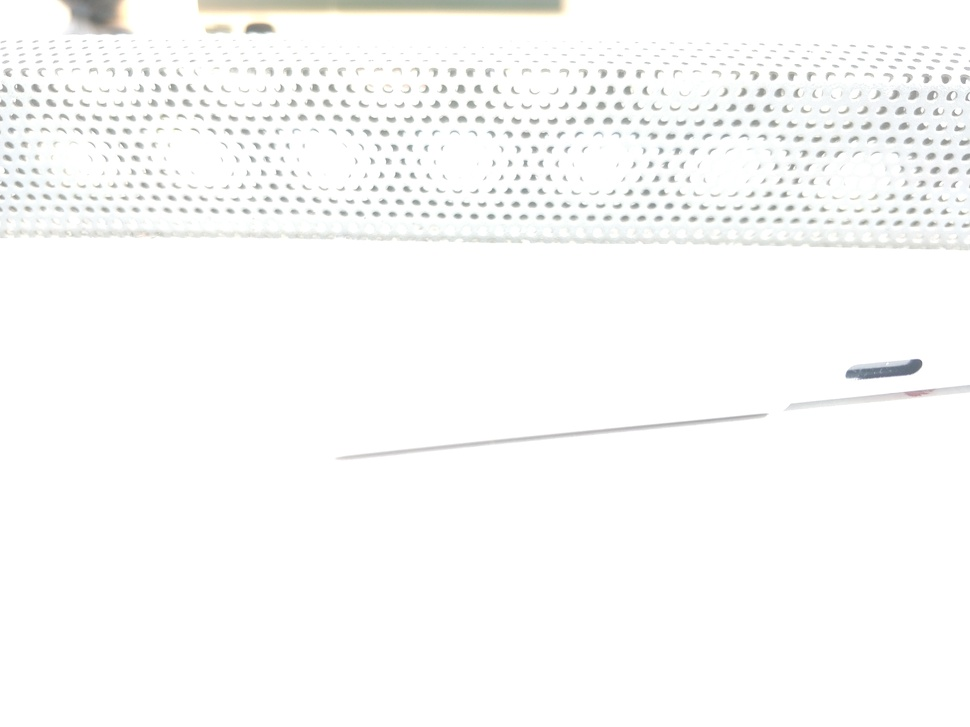
#> input picture demo/img1.jpg, 970 x 727 px, shrunk from 4608 x 3456 before the run; the run also reads 1 picture not shown here
$ python HDR_Demo.py
#> lines starting #> are read from the running program, lines starting #| are printed output that depends on the picture
import cv2 as cv
import numpy as np

# Loading exposure images into a list
img_fn = ["img0.jpg", "img1.jpg", "img2.jpg", "img3.jpg"]
img_list = [cv.imread(fn) for fn in img_fn]
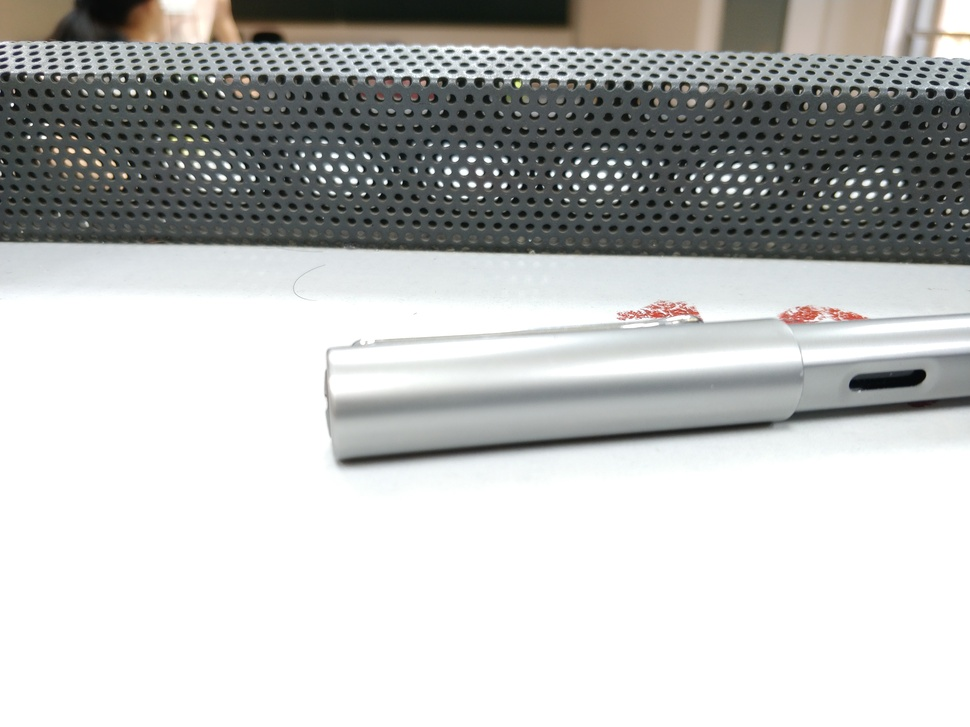
#> input picture demo/img2.jpg, 970 x 727 px, shrunk from 4608 x 3456 before the run
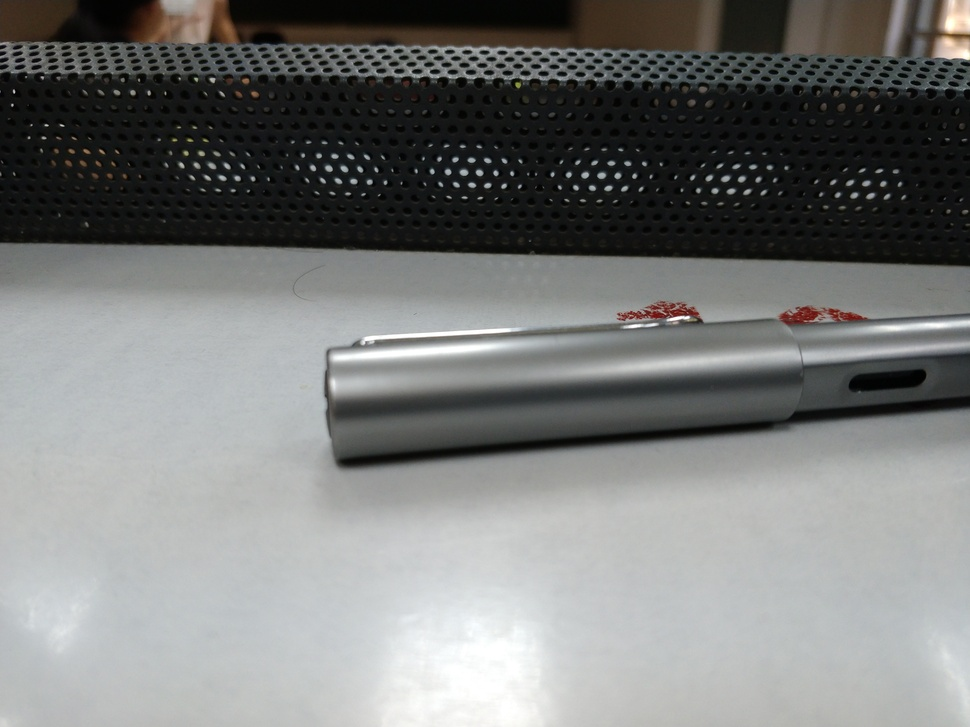
#> input picture demo/img3.jpg, 970 x 727 px, shrunk from 4608 x 3456 before the run
#> img_list = 4 items
exposure_times = np.array([15.0, 2.5, 0.25, 0.0333], dtype=np.float32)

# Merge exposures to HDR image
merge_debevec = cv.createMergeDebevec()
hdr_debevec = merge_debevec.process(img_list, times=exposure_times.copy())
merge_robertson = cv.createMergeRobertson()
hdr_robertson = merge_robertson.process(img_list, times=exposure_times.copy())

# Tonemap HDR image
tonemap1 = cv.createTonemap(gamma=2.2)
res_debevec = tonemap1.process(hdr_debevec.copy())
tonemap2 = cv.createTonemap(gamma=1.3)
res_robertson = tonemap2.process(hdr_robertson)

# Exposure fusion using Mertens
merge_mertens = cv.createMergeMertens()
res_mertens = merge_mertens.process(img_list)
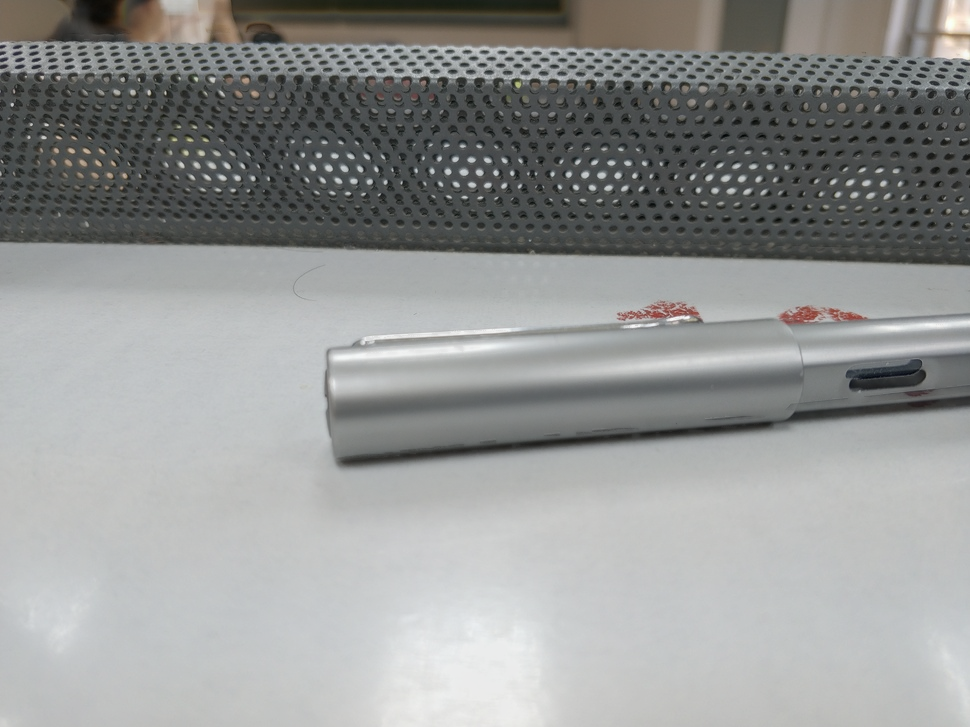
#> res_mertens: shape (727, 970, 3) float32; mean of channels 0, 1, 2 0.649, 0.654, 0.646; drawn with min black and max white

# Convert datatype to 8-bit and save
res_debevec_8bit = np.clip(res_debevec*255, 0, 255).astype('uint8')
res_robertson_8bit = np.clip(res_robertson*255, 0, 255).astype('uint8')
res_mertens_8bit = np.clip(res_mertens*255, 0, 255).astype('uint8')
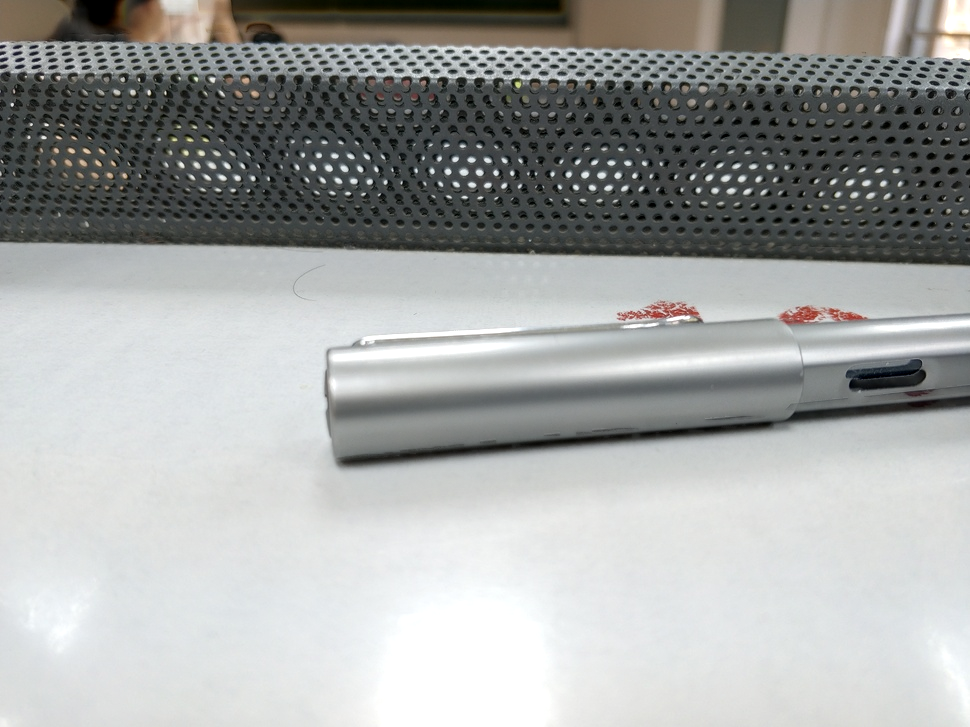
#> res_mertens_8bit: shape (727, 970, 3); mean of channels 0, 1, 2 164.5, 165.8, 163.7; drawn as B, G, R
cv.imwrite("hdr_debevec.jpg", res_debevec_8bit)
cv.imwrite("hdr_robertson.jpg", res_robertson_8bit)
cv.imwrite("fusion_mertens.jpg", res_mertens_8bit)

# Estimate camera response function (CRF)
cal_debevec = cv.createCalibrateDebevec()
crf_debevec = cal_debevec.process(img_list, times=exposure_times)
#> crf_debevec = 256 rows, first 8: [0.0201, 0.0169, 0.0171], [0.0204, 0.0174, 0.0176], [0.0207, 0.0179, 0.0181], [0.021, 0.0184, 0.0186], [0.0213, 0.0189, 0.0191], [0.0216, 0.0195, 0.0196], [0.0219, 0.02, 0.0201], [0.0224, 0.0206, 0.0208]
hdr_debevec = merge_debevec.process(img_list, times=exposure_times.copy(), response=crf_debevec.copy())
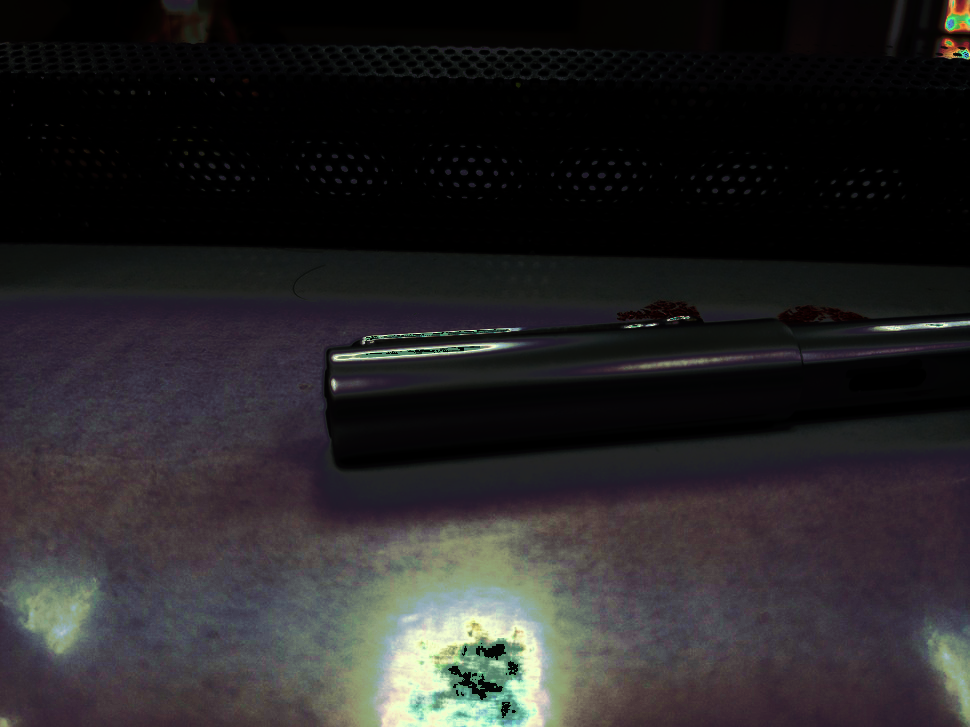
#> hdr_debevec: shape (727, 970, 3) float32; mean of channels 0, 1, 2 55.5, 53.9, 56.2; drawn with min black and max white
cal_robertson = cv.createCalibrateRobertson()
crf_robertson = cal_robertson.process(img_list, times=exposure_times)
#> crf_robertson = 256 rows, first 8: [0.072, 0.062, 0.0738], [0.06, 0.0488, 0.0617], [0.0667, 0.0521, 0.0615], [0.0641, 0.0472, 0.0653], [0.0591, 0.0624, 0.068], [0.0636, 0.0612, 0.0677], [0.0685, 0.0617, 0.0705], [0.0749, 0.0656, 0.0866]
hdr_robertson = merge_robertson.process(img_list, times=exposure_times.copy(), response=crf_robertson.copy())
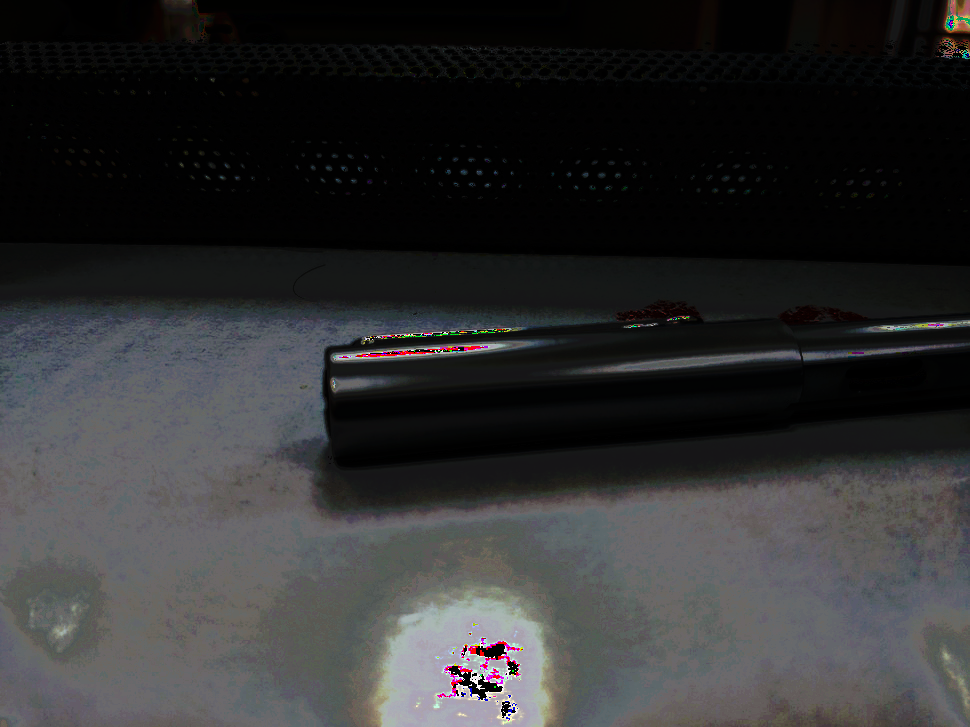
#> hdr_robertson: shape (727, 970, 3) float32; mean of channels 0, 1, 2 78, 76.9, 76.5; drawn with min black and max white
